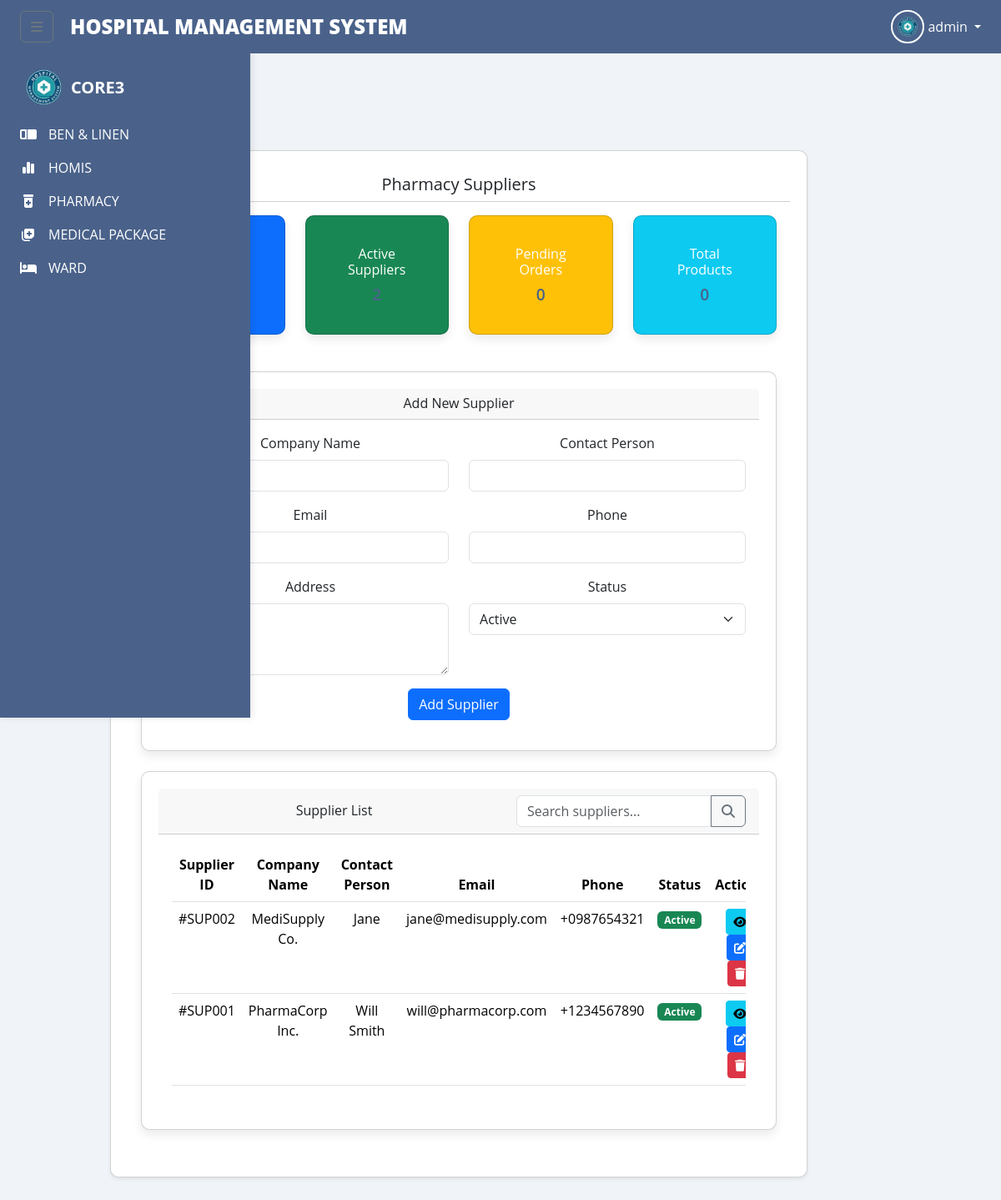
Screenshot of /pharmacy_suppliers.php (signed in) with the database file from the repository.
### tables this page shows
CREATE TABLE `pharmacy_suppliers` (
  `supplier_id` int(11) NOT NULL,
  `company_name` varchar(255) NOT NULL,
  `contact_person` varchar(255) NOT NULL,
  `email` varchar(255) NOT NULL,
  `phone` varchar(50) NOT NULL,
  `address` text NOT NULL,
  `status` enum('active','inactive') DEFAULT 'active',
  `created_at` timestamp NOT NULL DEFAULT current_timestamp()
);

### pharmacy_suppliers.php (the view, shortened to what this page needs)
<?php
include 'config.php';
$total_suppliers = 0;
$active_suppliers = 0;
$pending_orders = 0;
$total_products = 0;
$result = $conn->query("SELECT
    COUNT(*) as total_suppliers,
    SUM(CASE WHEN status = 'active' THEN 1 ELSE 0 END) as active_suppliers
FROM pharmacy_suppliers");
if ($result && $row = $result->fetch_assoc()) {
    $total_suppliers = $row['total_suppliers'];
    $active_suppliers = $row['active_suppliers'];
}
$result = $conn->query("SELECT COUNT(*) as pending_orders FROM pharmacy_orders WHERE status = 'pending'");
if ($result && $row = $result->fetch_assoc()) {
    $pending_orders = $row['pending_orders'];
}
$result = $conn->query("SELECT COUNT(*) as total_products FROM pharmacy_inventory");
if ($result && $row = $result->fetch_assoc()) {
    $total_products = $row['total_products'];
}
$suppliers = [];
$result = $conn->query("SELECT * FROM pharmacy_suppliers ORDER BY company_name");
if ($result && $result->num_rows > 0) {
    while ($row = $result->fetch_assoc()) {
        $suppliers[] = $row;
    }
}
?>
<!DOCTYPE html>
<html lang="en">
<head>
    <link href="https://cdn.jsdelivr.net/npm/bootstrap@5.3.3/dist/css/bootstrap.min.css" rel="stylesheet">
    <link rel="stylesheet" href="https://cdnjs.cloudflare.com/ajax/libs/font-awesome/6.5.2/css/all.min.css">
    <link href='https://unpkg.com/boxicons@2.1.4/css/boxicons.min.css' rel='stylesheet'>
    <link rel="stylesheet" href="../components/tm.css">
</head>
<body>
    <?php include_once 'index.php'; ?>
    <div class="main-content">
        <div class="container-fluid">
            <div class="row">
                <div class="col-12">
                    <div class="card shadow-sm">
                        <div class="card-header bg-white">
                            <h5 class="mb-0">Pharmacy Suppliers</h5>
                        </div>
                        <div class="card-body">
                            <div class="row mb-4">
                                <div class="col-md-3">
                                    <div class="card bg-primary text-white">
                                        <div class="card-body">
                                            <h6 class="card-title">Total Suppliers</h6>
                                            <h3 class="mb-0"><?php echo $total_suppliers; ?></h3>
                                        </div>
                                    </div>
                                </div>
                                <div class="col-md-3">
                                    <div class="card bg-success text-white">
                                        <div class="card-body">
                                            <h6 class="card-title">Active Suppliers</h6>
                                            <h3 class="mb-0"><?php echo $active_suppliers; ?></h3>
                                        </div>
                                    </div>
                                </div>
                                <div class="col-md-3">
                                    <div class="card bg-warning text-white">
                                        <div class="card-body">
                                            <h6 class="card-title">Pending Orders</h6>
                                            <h3 class="mb-0"><?php echo $pending_orders; ?></h3>
                                        </div>
                                    </div>
                                </div>
                                <div class="col-md-3">
                                    <div class="card bg-info text-white">
                                        <div class="card-body">
                                            <h6 class="card-title">Total Products</h6>
                                            <h3 class="mb-0"><?php echo $total_products; ?></h3>
                                        </div>
                                    </div>
                                </div>
                            </div>
                            <div class="card mb-4">
                                <div class="card-header">
                                    <h6 class="mb-0">Add New Supplier</h6>
                                </div>
                                <div class="card-body">
                                    <form id="newSupplierForm" method="POST">
                                        <div class="row">
                                            <div class="col-md-6 mb-3">
                                                <label class="form-label">Company Name</label>
                                                <input type="text" name="company_name" class="form-control" required>
                                            </div>
                                            <div class="col-md-6 mb-3">
                                                <label class="form-label">Contact Person</label>
                                                <input type="text" name="contact_person" class="form-control" required>
                                            </div>
                                        </div>
                                        <div class="row">
                                            <div class="col-md-6 mb-3">
                                                <label class="form-label">Email</label>
                                                <input type="email" name="email" class="form-control" required>
                                            </div>
                                            <div class="col-md-6 mb-3">
                                                <label class="form-label">Phone</label>
                                                <input type="tel" name="phone" class="form-control" required>
                                            </div>
                                        </div>
                                        <div class="row">
                                            <div class="col-md-6 mb-3">
                                                <label class="form-label">Address</label>
                                                <textarea name="address" class="form-control" rows="3" required></textarea>
                                            </div>
                                            <div class="col-md-6 mb-3">
                                                <label class="form-label">Status</label>
                                                <select name="status" class="form-select" required>
                                                    <option value="active">Active</option>
                                                </select>
                                            </div>
                                        </div>
                                        <button type="submit" name="add_supplier" class="btn btn-primary">Add Supplier</button>
                                    </form>
                                </div>
                            </div>
                            <div class="card">
                                <div class="card-header">
                                    <div class="row align-items-center">
                                        <div class="col">
                                            <h6 class="mb-0">Supplier List</h6>
                                        </div>
                                        <div class="col-auto">
                                            <div class="input-group">
                                                <input type="text" class="form-control" id="supplierSearch" placeholder="Search suppliers...">
                                                <button class="btn btn-outline-secondary" type="button" onclick="searchSuppliers()">
                                                    <i class="fas fa-search"></i>
                                                </button>
                                            </div>
                                        </div>
                                    </div>
                                </div>
                                <div class="card-body">
                                    <div class="table-responsive">
                                        <table class="table">
                                            <thead>
                                                <tr>
                                                    <th>Supplier ID</th>
                                                    <th>Company Name</th>
                                                    <th>Contact Person</th>
                                                    <th>Email</th>
                                                    <th>Phone</th>
                                                    <th>Status</th>
                                                    <th>Actions</th>
                                                </tr>
                                            </thead>
                                            <tbody>
                                                <?php foreach ($suppliers as $supplier): ?>
                                                <tr>
                                                    <td>#SUP<?php echo str_pad($supplier['supplier_id'], 3, '0', STR_PAD_LEFT); ?></td>
                                                    <td><?php echo htmlspecialchars($supplier['company_name']); ?></td>
                                                    <td><?php echo htmlspecialchars($supplier['contact_person']); ?></td>
                                                    <td><?php echo htmlspecialchars($supplier['email']); ?></td>
                                                    <td><?php echo htmlspecialchars($supplier['phone']); ?></td>
                                                    <td>
                                                        <?php if ($supplier['status'] == 'active'): ?>
                                                            <span class="badge bg-success">Active</span>
                                                        <?php else: ?>
                                                            <span class="badge bg-danger">Inactive</span>
                                                        <?php endif; ?>
                                                    </td>
                                                    <td>
                                                        <button class="btn btn-sm btn-info" onclick="viewSupplier(<?php echo $supplier['supplier_id']; ?>, '<?php echo htmlspecialchars(addslashes($supplier['company_name'])); ?>', '<?php echo htmlspecialchars(addslashes($supplier['contact_person'])); ?>', '<?php echo htmlspecialchars(addslashes($supplier['email'])); ?>', '<?php echo htmlspecialchars(addslashes($supplier['phone'])); ?>', '<?php echo htmlspecialchars(addslashes($supplier['address'])); ?>', '<?php echo $supplier['status']; ?>')">
                                                            <i class="fas fa-eye"></i>
                                                        </button>
                                                        <button class="btn btn-sm btn-primary" onclick="editSupplier(<?php echo $supplier['supplier_id']; ?>, '<?php echo htmlspecialchars(addslashes($supplier['company_name'])); ?>', '<?php echo htmlspecialchars(addslashes($supplier['contact_person'])); ?>', '<?php echo htmlspecialchars(addslashes($supplier['email'])); ?>', '<?php echo htmlspecialchars(addslashes($supplier['phone'])); ?>', '<?php echo htmlspecialchars(addslashes($supplier['address'])); ?>', '<?php echo $supplier['status']; ?>')">
                                                            <i class="fas fa-edit"></i>
                                                        </button>
                                                        <a href="pharmacy_suppliers.php?delete=1&id=<?php echo $supplier['supplier_id']; ?>" class="btn btn-sm btn-danger" onclick="return confirm('Are you sure you want to delete this supplier?')">
                                                            <i class="fas fa-trash"></i>
                                                        </a>
                                                    </td>
                                                </tr>
                                                <?php endforeach; ?>
                                            </tbody>
                                        </table>
                                    </div>
                                </div>
                            </div>
                        </div>
                    </div>
                </div>
            </div>
        </div>
    </div>
</body>
</html>

### pharmacy_suppliers.php (style rules this page uses)
.main-content { margin-left: 300px; transition: margin-left 0.3s; padding: 20px; width: calc(100% - 300px); }
.container-fluid { padding: 0; margin: 0; width: 100%; }
.card { margin-bottom: 20px; }

### index.php (style rules this page uses)
body { font-family: 'Open Sans', sans-serif; background-color: #F0F4F8; }
.main-content { margin-left: 0; transition: margin-left 0.3s; padding-top: 64px; }
#sidebar:not(.collapsed) ~ .main-content { margin-left: 100px; }
.card { background-color: #fff; border-radius: 10px; box-shadow: 0 6px 12px rgba(0,0,0,0.08); padding: 20px; flex: 1 1 250px; text-align: center; transition: transform 0.3s, box-shadow 0.3s; }
.card h3 { color: #4A628A; margin-bottom: 15px; font-size: 1.2em; font-weight: 600; }

### rows the page displays
pharmacy_suppliers: supplier_id "002", company_name "MediSupply Co.", contact_person "Jane", email "jane@medisupply.com", phone "+0987654321", status "Active"
pharmacy_suppliers: supplier_id "001", company_name "PharmaCorp Inc.", contact_person "Will Smith", email "will@pharmacorp.com", phone "+1234567890", status "Active"

### other values shown
$_SESSION['account_type'] "admin"
$pending_orders "0"
$total_products "0"
